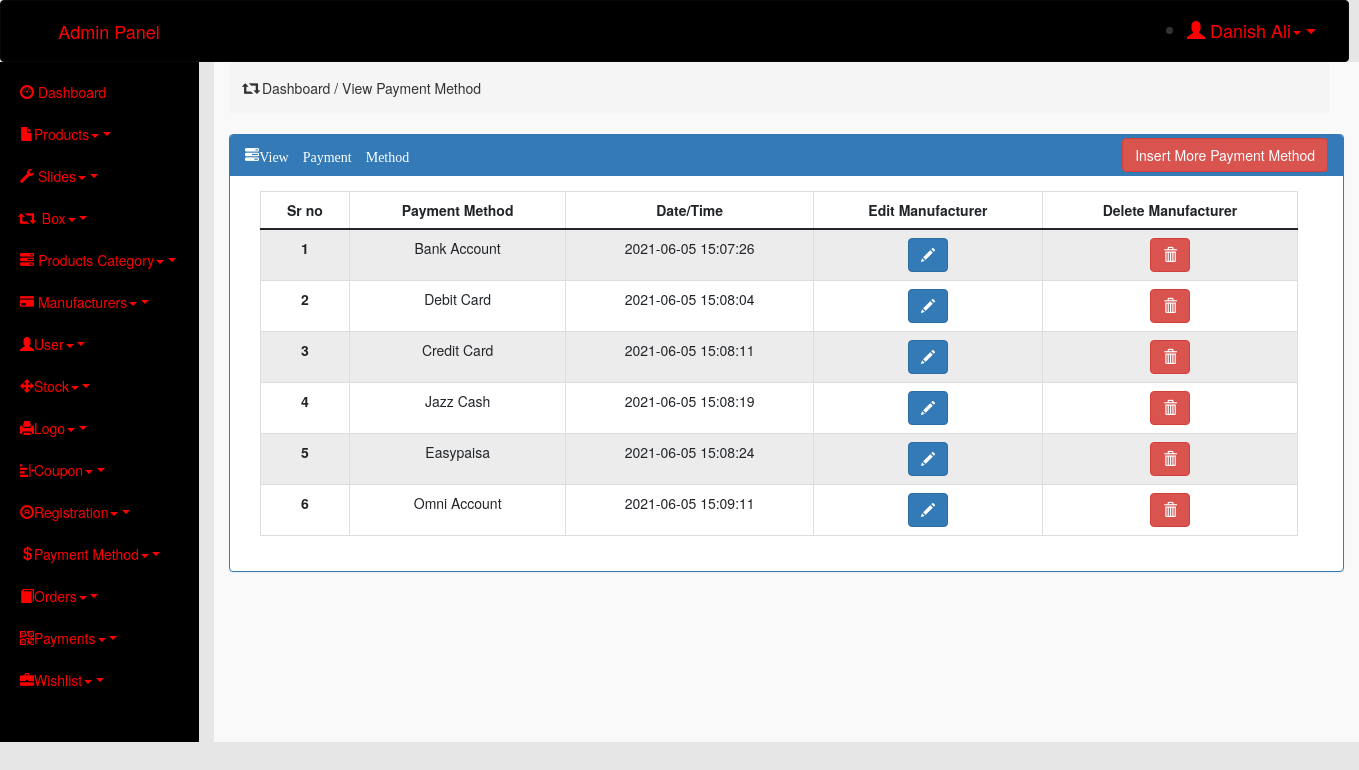
The app's page /admin/index.php?view_payment_method (signed in) with its own data.
### tables this page shows
CREATE TABLE `payment_method` (
  `payment_method_id` int(11) NOT NULL,
  `payment_method` varchar(30) NOT NULL,
  `date/time` datetime NOT NULL DEFAULT current_timestamp()
);

### admin/view_payment_method.php (the view, shortened to what this page needs)
<?php
    require_once('connection.php');
?>
<div class="row">
    <div class="col-md-12">
        <div class="breadcrumb">
            <h5><span class="glyphicon glyphicon-retweet"></span> Dashboard / View Payment Method</h5>
        </div>
    </div>
</div>
<div class="panel panel-primary">
    <div class="panel-heading">
        <span class="glyphicon glyphicon-tasks">View Payment Method</span>
        <span style="float: right; margin-top: -7px"><a href="index.php?insert_payment_method" class="btn btn-danger">Insert More Payment Method</a></span>
    </div>
    <div class="panel-body">
        <div class="container-fluid">
            <div class="row">
                <div class="col-md-12 mx-auto">
                    <table class="table table-bordered table-striped">
                        <thead>
                            <tr>
                                <th scope="col">Sr no</th>
                                <th scope="col">Payment Method</th>
                                <th scope="col">Date/Time</th>
                                <th scope="col">Edit Manufacturer</th>
                                <th scope="col">Delete Manufacturer</th>
                            </tr>
                        </thead>
                        <tbody>
                            <?php
                                $sql = "SELECT * FROM payment_method";
                                $result = $conn->query($sql);
                                $sno = 1;
                                while($row = $result->fetch_assoc())
                            {
                                ?>
                                <tr>
                                    <th scope="row"><?php echo $sno ?></th>
                                    <td><?php echo $row['payment_method'] ?></td>
                                    <td><?php echo $row['date/time'] ?></td>
                                    <td><a href="index.php?edit_payment_method_id=<?= $row['payment_method_id'] ?>" class="btn btn-primary"><span class="glyphicon glyphicon-pencil"></span></a></td>
                                    <td><a href="index.php?delete_payment_method_id=<?= $row['payment_method_id'] ?>" class="btn btn-danger"><span class="glyphicon glyphicon-trash"></span></a></td>
                                </tr>
                                <?php
                                    $sno++;
                                    }
                                 ?>
                        </tbody>
                    </table>
                </div>
            </div>
        </div>
    </div>
</div>

### admin/index.php (style rules this page uses)
* { margin: 0px; padding: 0px; }
body { background-color: #E6E6E6; }
.row { margin-right: 0px; }
th , td { text-align: center; }

### records on screen
payment_method: payment_method "Bank Account", value "2021-06-05 15:07:26"
payment_method: payment_method "Debit Card", value "2021-06-05 15:08:04"
payment_method: payment_method "Credit Card", value "2021-06-05 15:08:11"
payment_method: payment_method "Jazz Cash", value "2021-06-05 15:08:19"
payment_method: payment_method "Easypaisa", value "2021-06-05 15:08:24"
payment_method: payment_method "Omni Account", value "2021-06-05 15:09:11"

### other values on screen
$name "Danish Ali"
